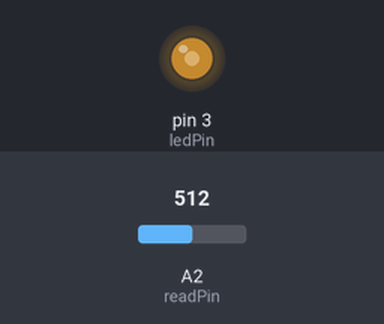
Simulated run of this sketch. Board: Arduino Uno, built with avr-gcc and run on an emulated ATmega328P. Parts: output pins drawn as LEDs (lit = HIGH). The test bench sets the inputs (shaded band); at power-on: A2 (readPin) = 512.

Above: at 1.2 s.
1.3 s: A2 (readPin) set to 716
At 1.6 s:
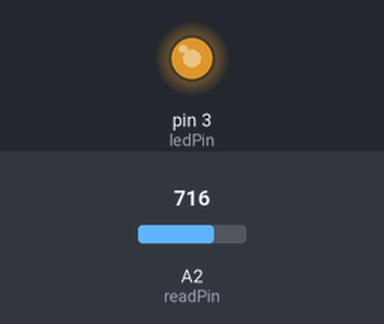
2.8 s: A2 (readPin) set to 900
At 3.9 s:
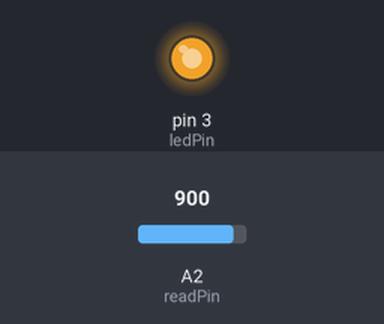
4.3 s: A2 (readPin) set to 122
At 5.1 s:
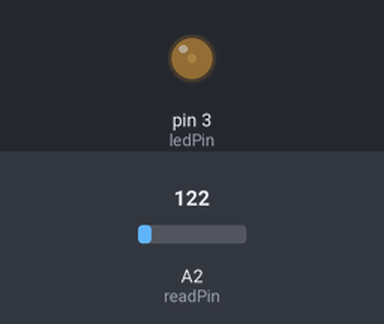
5.8 s: A2 (readPin) set to 0
At 6.2 s:
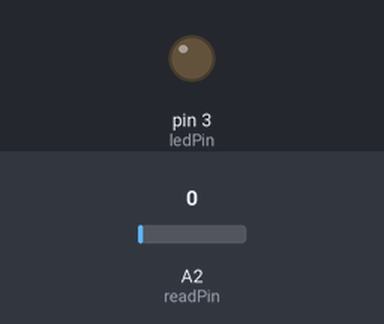
7.3 s: A2 (readPin) set to 511
At 8.6 s:
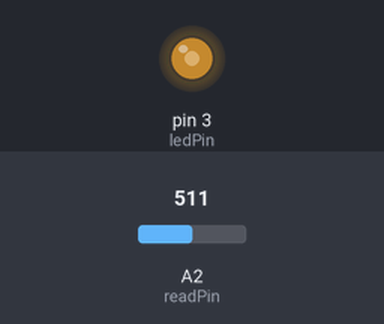
Timing chart, 0 to 9.8 s (numbered marks = the images above; inputs shaded):
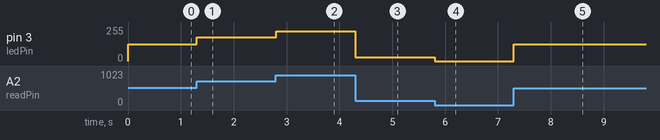

The sketch:

App_analogRead_analogWrite.ino
```cpp
int readPin = A2;
int ledPin = 3;
int valeur;
void setup() {
  // put your setup code here, to run once:
  pinMode(readPin, INPUT);
  pinMode(ledPin, OUTPUT);
}

void loop() {
  // put your main code here, to run repeatedly:
  valeur = analogRead(readPin);
  analogWrite(ledPin, valeur * 255. / 1023. );
}
```

Measured:
- after the input at 1.3 s, pin 3 (ledPin): 127/255 → 178/255 at once
- after the input at 2.8 s, pin 3 (ledPin): 178/255 → 224/255 at once
- after the input at 4.3 s, pin 3 (ledPin): 224/255 → 30/255 at once
- after the input at 5.8 s, pin 3 (ledPin): 30/255 → 0/255 at once
- after the input at 7.3 s, pin 3 (ledPin): 0/255 → 127/255 at once
